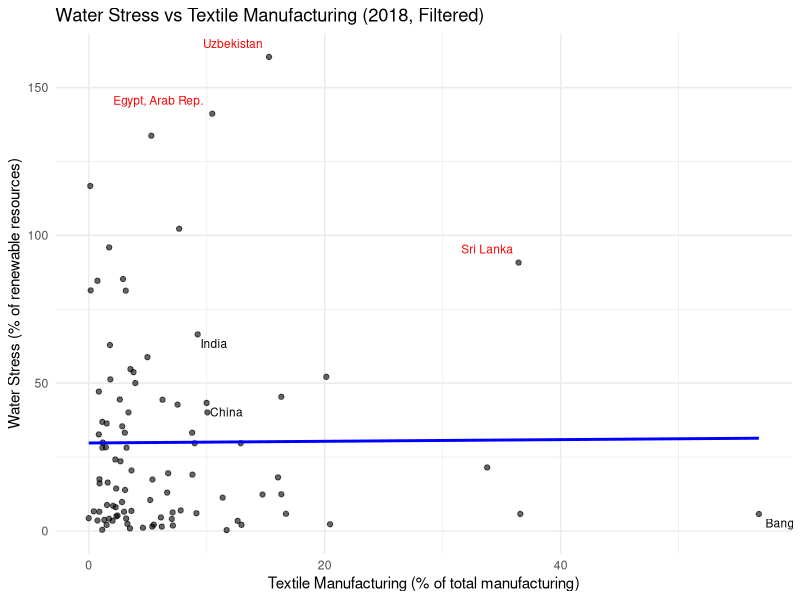
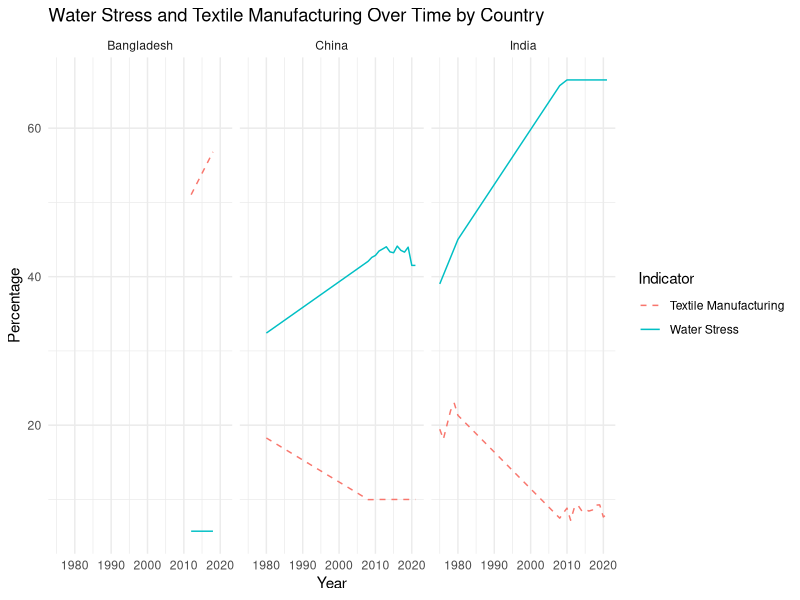

Here is the R script that generated these plots, in order:
## ---- chunk 1
library(tidyverse)
library(readxl)
library(dplyr)

water <- read_excel("data/API_ER.H2O.FWST.ZS_DS2_en_excel_v2_14076.xls", skip = 3)
textiles <- read_excel("data/API_NV.MNF.TXTL.ZS.UN_DS2_en_excel_v2_26490.xls", skip = 3)

water_long <- water %>%
  pivot_longer(cols = matches("^\\d{4}$"), names_to = "Year", values_to = "WaterStress") %>%
  select(`Country Name`, `Country Code`, Year, WaterStress)

textiles_long <- textiles %>%
  pivot_longer(cols = matches("^\\d{4}$"), names_to = "Year", values_to = "TextileValue") %>%
  select(`Country Name`, `Country Code`, Year, TextileValue)

combined <- left_join(water_long, textiles_long, by = c("Country Name", "Country Code", "Year")) %>%
  mutate(Year = as.numeric(Year))

## ---- chunk 2
# Preview the textile manufacturing data
textiles_long %>%
  filter(!is.na(TextileValue)) %>%
  head(10)
## ---- chunk 3
# Count missing values
cat("Missing Water Stress values:", sum(is.na(water_long$WaterStress)), "\n")
cat("Missing Textile Manufacturing values:", sum(is.na(textiles_long$TextileValue)), "\n")
## ---- chunk 4
# Filter 2018 data
scatter_data_2018_filtered <- combined %>%
  filter(Year == 2018, !is.na(WaterStress), !is.na(TextileValue), WaterStress < 300)

# Top 3 countries by composite score (TextileValue * WaterStress)
top_countries_2018 <- scatter_data_2018_filtered %>%
  mutate(score = TextileValue * WaterStress) %>%
  arrange(desc(score)) %>%
  slice(1:3)

# Scatterplot
ggplot(scatter_data_2018_filtered, aes(x = TextileValue, y = WaterStress)) +
  geom_point(alpha = 0.6) +
  geom_smooth(method = "lm", se = FALSE, color = "blue") +
  geom_text(data = top_countries_2018, aes(label = `Country Name`), vjust = -1, hjust = 1.1, size = 3, color = "red") +
  geom_text(data = filter(scatter_data_2018_filtered, `Country Name` %in% c("China", "India", "Bangladesh")),
            aes(label = `Country Name`), vjust = 1.5, hjust = -0.1, size = 3) +
  labs(title = "Water Stress vs Textile Manufacturing (2018, Filtered)",
       x = "Textile Manufacturing (% of total manufacturing)",
       y = "Water Stress (% of renewable resources)") +
  theme_minimal()
## ---- chunk 5
time_series_data <- combined %>%
  filter(`Country Name` %in% c("India", "China", "Bangladesh"), !is.na(WaterStress), !is.na(TextileValue))

ggplot(time_series_data, aes(x = Year)) +
  geom_line(aes(y = WaterStress, color = "Water Stress"), linetype = "solid") +
  geom_line(aes(y = TextileValue, color = "Textile Manufacturing"), linetype = "dashed") +
  facet_wrap(~ `Country Name`) +
  labs(title = "Water Stress and Textile Manufacturing Over Time by Country",
       y = "Percentage",
       x = "Year",
       color = "Indicator") +
  theme_minimal()
## ---- chunk 6
# India correlation
india_data <- combined %>% filter(`Country Name` == "India", !is.na(WaterStress), !is.na(TextileValue))
cor.test(india_data$TextileValue, india_data$WaterStress)

# China correlation
china_data <- combined %>% filter(`Country Name` == "China", !is.na(WaterStress), !is.na(TextileValue))
cor.test(china_data$TextileValue, china_data$WaterStress)

# Bangladesh correlation
bangladesh_data <- combined %>% filter(`Country Name` == "Bangladesh", !is.na(WaterStress), !is.na(TextileValue))

## ---- chunk 7

country_averages <- combined %>%
  group_by(`Country Name`) %>%
  summarize(avg_textile = mean(TextileValue, na.rm = TRUE),
            avg_water_stress = mean(WaterStress, na.rm = TRUE)) %>%
  ungroup()

top_textile <- country_averages %>% arrange(desc(avg_textile)) %>% slice(1:5)

top_water_stress <- country_averages %>% arrange(desc(avg_water_stress)) %>% slice(1:5)

top_textile
top_water_stress

## ---- chunk 8
global_corr_data <- combined %>% filter(!is.na(WaterStress), !is.na(TextileValue))
cor.test(global_corr_data$TextileValue, global_corr_data$WaterStress)

